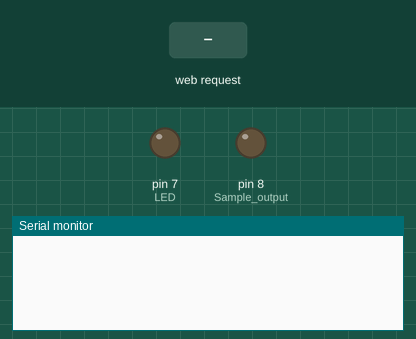
A sketch run on a simulated Arduino Uno, built with avr-gcc and run on an emulated ATmega328P. Parts: output pins drawn as LEDs (lit = HIGH), the last lines printed to the serial monitor. The test bench sets the inputs (shaded band).

Above: at 1.2 s.
1.3 s: HTTP request GET /digitalWrite received
At 2.3 s:
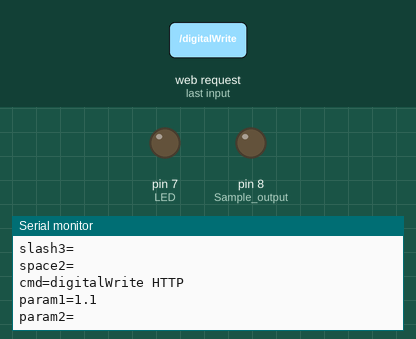
2.8 s: HTTP request GET /analogRead received
At 3.4 s:
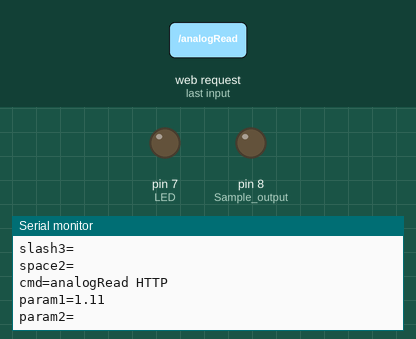

Measured:
- after the input at 1.3 s, the serial monitor: prints a new line at once (image 1)
- after the input at 2.8 s, the serial monitor: prints a new line at once (image 2)

The sketch:

new_test1.ino
```cpp
/*
 Arduino Data Web Server

 Performs actions on Arduino and/or returns data from Arduino to a webbrowser request URL:
  - To turn on LED on pin 8, use web browser to visit your Arduino via: http://10.124.68.71/digitalWrite/7/1
  - To turn it off send: http://10.124.68.71/digitalWrite/7/0
  - To read analog0 value, send: http://10.124.68.71/analogRead/0

 IMPORTANT:
 Commands are case sensitive, but I wrote this as simple as possible so it can be easily adapted to your needs.
 Have fun!

 created Sept 17, 2010
 by Hari Wiguna, g33k.blogspot.com
*/

#include <SPI.h>
#include <Ethernet.h>
#include <string.h>

// MAC address can be anything that is unique within your network.
// IP is the address the Arduino Ethernet Card would respond to.  It needs to be an unused address within your network.
byte mac[] = { 0x90, 0xA2, 0xDA, 0x0E, 0x98, 0x52 };
byte ip[] = {10,172,3,72}; // This is typically 10.0.0.x

EthernetServer server(80); // Port 80 is http.

//-- Commands and parameters (sent by browser) --
char cmd[15];    // Nothing magical about 15, increase these if you need longer commands/parameters
char param1[15];
char param2[15];

//-- Sample Ports ---
void SetupSamplePorts()
{
  // To illustrate how to use this, I have an LED and a Potentiometer.
  // The 10K potentiometer left lead is connected to GND, right lead to +5V, and middle lead to Analog 0.
  // The LED cathode is on digital pin 7 and anode is on pin 8.
  pinMode(7,OUTPUT); digitalWrite(7,LOW);  // I use this pin as GND for the LED.
  pinMode(8,OUTPUT); // Sample output, unable to use built-in LED at pin 13 because Ethernet Shield uses pins 10,11,12,13.
}

void setup()
{
  Ethernet.begin(mac, ip);
  server.begin();

  Serial.begin(57600);
  SetupSamplePorts();
}

#define bufferMax 128
int bufferSize;
char buffer[bufferMax];

void loop()
{
  EthernetClient client = server.available();
  if (client)
  {
          client.println("HTTP/1.1 200 OK"); //send new page
          client.println("Content-Type: text/html");
          client.println();

          client.println("<HTML>");
          client.println("<HEAD>");
          client.println("<meta name='apple-mobile-web-app-capable' content='yes' />");
          client.println("<meta name='apple-mobile-web-app-status-bar-style' content='black-translucent' />");
          client.println("<link rel='stylesheet' type='text/css' href='http://homeautocss.net84.net/a.css' />");
          client.println("<TITLE>PROJECT</TITLE>");
          client.println("</HEAD>");
          client.println("<BODY>");
          client.println("<H1>PROJECT</H1>");
          client.println("<hr />");
          client.println("<br />");

          client.println("<a href=\"/?lighton\"\">Turn On Light</a>");
          client.println("<a href=\"/?lightoff\"\">Turn Off Light</a><br />");
          client.println("<a href=\"/?lightoff\"\">Sensor Reading</a><br />");
          client.println("</BODY>");
          client.println("</HTML>");

    WaitForRequest(client);
    ParseReceivedRequest();
    PerformRequestedCommands();


    client.stop();
  }
}

void WaitForRequest(EthernetClient client) // Sets buffer[] and bufferSize
{
  bufferSize = 0;

  while (client.connected()) {
    if (client.available()) {
      char c = client.read();
      if (c == '\n')
        break;
      else
        if (bufferSize < bufferMax)
          buffer[bufferSize++] = c;
        else
          break;
    }
  }

  PrintNumber("bufferSize", bufferSize);
}

void ParseReceivedRequest()
{
  Serial.println("in ParseReceivedRequest");
  Serial.println(buffer);

  //Received buffer contains "GET /cmd/param1/param2 HTTP/1.1".  Break it up.
  char* slash1;
  char* slash2;
  char* slash3;
  char* space2;

  slash1 = strstr(buffer, "/") + 1; // Look for first slash
  slash2 = strstr(slash1, "/") + 1; // second slash
  slash3 = strstr(slash2, "/") + 1; // third slash
  space2 = strstr(slash2, " ") + 1; // space after second slash (in case there is no third slash)
  if (slash3 > space2) slash3=slash2;

  PrintString("slash1",slash1);
  PrintString("slash2",slash2);
  PrintString("slash3",slash3);
  PrintString("space2",space2);

  // strncpy does not automatically add terminating zero, but strncat does! So start with blank string and concatenate.
  cmd[0] = 0;
  param1[0] = 0;
  param2[0] = 0;
  strncat(cmd, slash1, slash2-slash1-1);
  strncat(param1, slash2, slash3-slash2-1);
  strncat(param2, slash3, space2-slash3-1);

  PrintString("cmd",cmd);
  PrintString("param1",param1);
  PrintString("param2",param2);
}

void PerformRequestedCommands()
{
  if ( strcmp(cmd,"digitalWrite") == 0 ) RemoteDigitalWrite();
  if ( strcmp(cmd,"analogRead") == 0 ) RemoteAnalogRead();
}

void RemoteDigitalWrite()
{
  int ledPin = param1[0] - '0'; // Param1 should be one digit port
  int ledState = param2[0] - '0'; // Param2 should be either 1 or 0
  digitalWrite(ledPin, ledState);

  //-- Send response back to browser --
  server.print("D");
  server.print(ledPin, DEC);
  server.print(" is ");
  server.print( (ledState==1) ? "ON" : "off" );

  //-- Send debug message to serial port --
  Serial.println("RemoteDigitalWrite");
  PrintNumber("ledPin", ledPin);
  PrintNumber("ledState", ledState);
}

void RemoteAnalogRead()
{
  // If desired, use more server.print() to send http header instead of just sending the analog value.
  int analogPin = param1[0] - '0'; // Param1 should be one digit analog port
  int analogValue = analogRead(analogPin);

  //-- Send response back to browser --
  server.print("A");
  server.print(analogPin, DEC);
  server.print(" is ");
  server.print(analogValue,DEC);

  //-- Send debug message to serial port --
  Serial.println("RemoteAnalogRead");
  PrintNumber("analogPin", analogPin);
  PrintNumber("analogValue", analogValue);
}

void PrintString(char* label, char* str)
{
  Serial.print(label);
  Serial.print("=");
  Serial.println(str);
}

void PrintNumber(char* label, int number)
{
  Serial.print(label);
  Serial.print("=");
  Serial.println(number, DEC);
}
```
